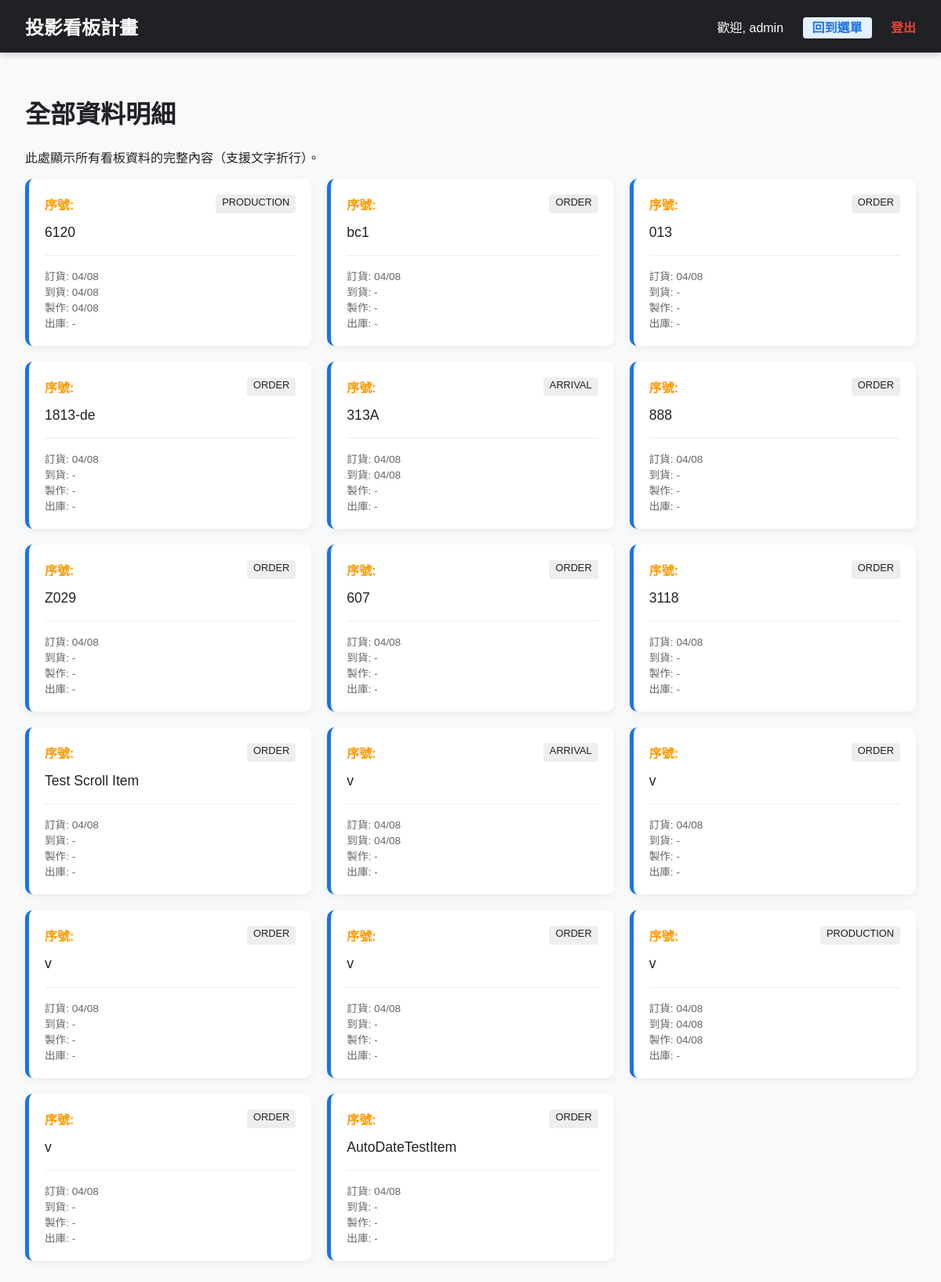
The app's page /all_data (signed in), older data.
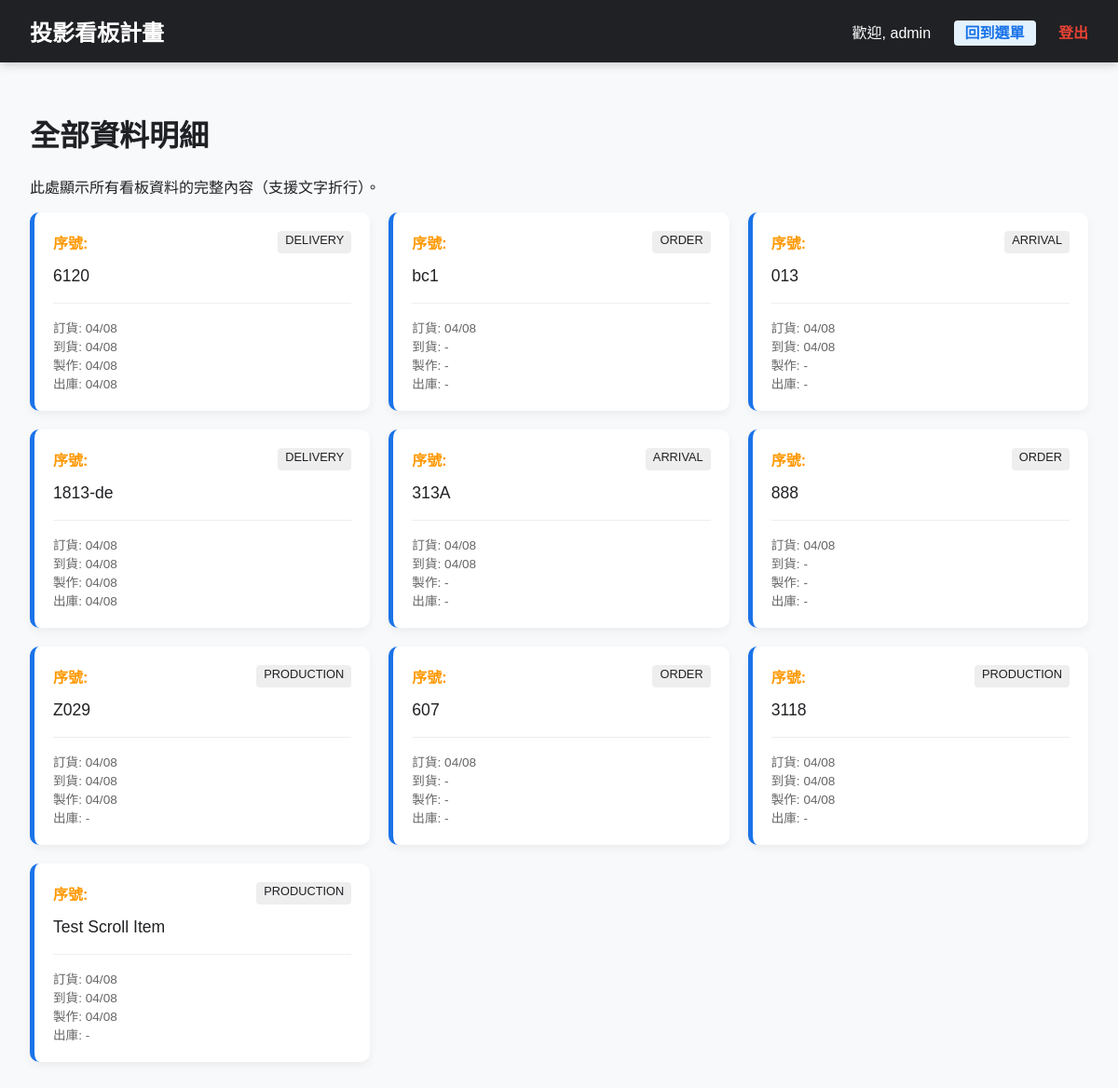
The same page, newer data.
### models.py (models this page shows)
class SignboardItem(db.Model):
    id = db.Column(db.Integer, primary_key=True)
    content = db.Column(db.Text, nullable=False)
    remark = db.Column(db.Text) # 備註 (選填)
    current_stage = db.Column(db.String(20), default='ORDER')
    order_date = db.Column(db.String(10))
    arrival_date = db.Column(db.String(10))
    production_date = db.Column(db.String(10))
    delivery_date = db.Column(db.String(10))
    updated_at = db.Column(db.DateTime, default=datetime.utcnow, onupdate=datetime.utcnow)

### main.py (the view)
@app.route('/all_data')
def all_data():
    if 'user_id' not in session:
        return redirect(url_for('index'))
    items = SignboardItem.query.all()
    return render_template('all_data.html', items=items)

### main.py (called while the page is built)
def get_config(key, default=None):
    config = SystemConfig.query.filter_by(key=key).first()
    return config.value if config else default

@app.context_processor
def inject_config():
    return {'site_title': get_config('site_title', '中國到貨看板系統')}

### templates/all_data.html (shortened to what this page needs)
{% extends "layout.html" %}
{% block content %}
<h1>全部資料明細</h1>
<p>此處顯示所有看板資料的完整內容（支援文字折行）。</p>
<div style="display: grid; grid-template-columns: repeat(auto-fill, minmax(300px, 1fr)); gap: 20px;">
    {% for item in items %}
    <div style="background: white; padding: 20px; border-radius: 10px; box-shadow: 0 4px 10px rgba(0,0,0,0.05); border-left: 5px solid #1a73e8;">
        <div style="display: flex; justify-content: space-between; margin-bottom: 10px;">
            <span style="font-weight: bold; color: #ff9800;">序號: {{ item.sequence_id }}</span>
            <span style="background: #eee; padding: 2px 8px; border-radius: 4px; font-size: 0.8rem;">{{ item.current_stage }}</span>
        </div>
        <div style="font-size: 1.1rem; line-height: 1.6; word-break: break-all;">
            {{ item.content }}
        </div>
        <hr style="border: 0; border-top: 1px solid #eee; margin: 15px 0;">
        <div style="font-size: 0.85rem; color: #666;">
            <div>訂貨: {{ item.order_date or '-' }}</div>
            <div>到貨: {{ item.arrival_date or '-' }}</div>
            <div>製作: {{ item.production_date or '-' }}</div>
            <div>出庫: {{ item.delivery_date or '-' }}</div>
        </div>
    </div>
    {% endfor %}
</div>
{% endblock %}

Row changes from the older to the newer data that the page shows:
removed SignboardItem: current_stage "ARRIVAL", content "v", order_date "04/08", arrival_date "04/08", production_date "-", delivery_date "-"
removed SignboardItem: current_stage "ORDER", content "v", order_date "04/08", arrival_date "-", production_date "-", delivery_date "-"
removed SignboardItem: current_stage "ORDER", content "v", order_date "04/08", arrival_date "-", production_date "-", delivery_date "-"
removed SignboardItem: current_stage "ORDER", content "v", order_date "04/08", arrival_date "-", production_date "-", delivery_date "-"
removed SignboardItem: current_stage "PRODUCTION", content "v", order_date "04/08", arrival_date "04/08", production_date "04/08", delivery_date "-"
removed SignboardItem: current_stage "ORDER", content "v", order_date "04/08", arrival_date "-", production_date "-", delivery_date "-"
removed SignboardItem: current_stage "ORDER", content "AutoDateTestItem", order_date "04/08", arrival_date "-", production_date "-", delivery_date "-"
changed SignboardItem (number 1 of 10 on the later page): current_stage "PRODUCTION" → "DELIVERY"; delivery_date "-" → "04/08"
changed SignboardItem (number 3 of 10 on the later page): current_stage "ORDER" → "ARRIVAL"; arrival_date "-" → "04/08"
changed SignboardItem "1813-de": current_stage "ORDER" → "DELIVERY"; arrival_date "-" → "04/08"; production_date "-" → "04/08"; delivery_date "-" → "04/08"
changed SignboardItem (number 7 of 10 on the later page): current_stage "ORDER" → "PRODUCTION"; arrival_date "-" → "04/08"; production_date "-" → "04/08"
changed SignboardItem (number 9 of 10 on the later page): current_stage "ORDER" → "PRODUCTION"; arrival_date "-" → "04/08"; production_date "-" → "04/08"
changed SignboardItem "Test Scroll Item": current_stage "ORDER" → "PRODUCTION"; arrival_date "-" → "04/08"; production_date "-" → "04/08"
